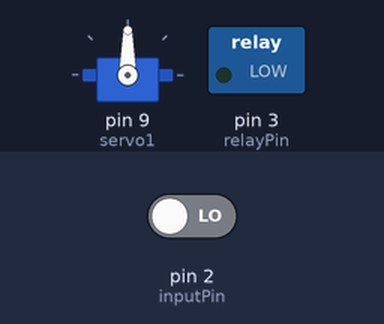
Bench run of a sketch on a simulated Arduino Uno, built with avr-gcc and run on an emulated ATmega328P. On the bench: servo, switched loads named in the sketch (green lamp = pin HIGH). Inputs (shaded band) come from the test bench; at power-on: pin 2 (inputPin) LOW.

Above: at 1.2 s.
1.3 s: pin 2 (inputPin) driven HIGH
At 3.1 s:
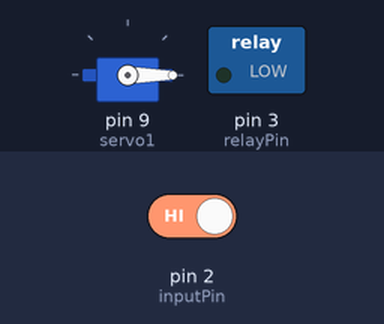
At 4.0 s:
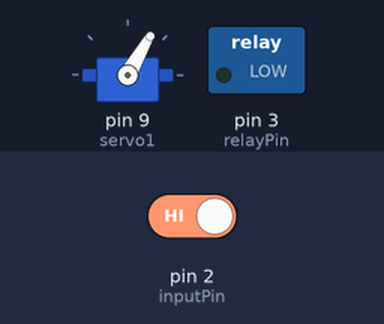
4.3 s: pin 2 (inputPin) driven LOW
At 5.6 s:
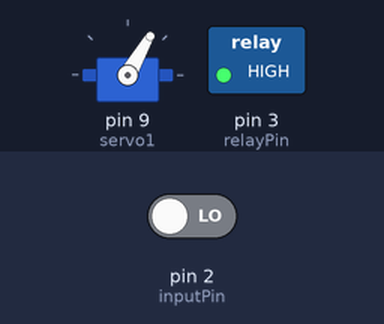
Timing chart, 0 to 7.3 s (numbered marks = the images above; inputs shaded):
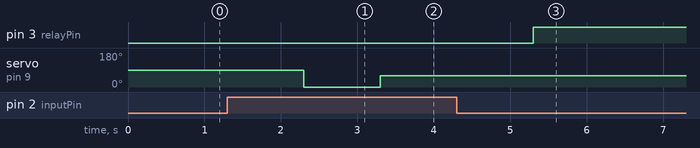

The sketch:

pi_uno_servo_control.ino
```cpp
#include <Servo.h>

Servo servo1;
int inputPin = 2;  // Replace with the actual GPIO pin number connected to the high signal
int relayPin = 3;  // Replace with the actual GPIO pin number connected to the relay signal

void setup() {
  servo1.attach(9);  // Attach servo 1 signal pin to D9
  pinMode(inputPin, INPUT);
  pinMode(relayPin, OUTPUT);
  Serial.begin(9600);
}


void loop() {
  if (digitalRead(inputPin) == HIGH) {
    digitalWrite(relayPin, LOW);  // Turn on the relay
    delay(1000);
    servo1.write(servo1.read() - 110);
    delay(1000);
    servo1.write(servo1.read() + 60);
    delay(2000);
    digitalWrite(relayPin, HIGH);  // Turn off the relay
  delay(300);
  }
}
```

Measured:
- after the input at 1.3 s, servo on pin 9 (servo1): 90° → 0° after 1.0 s, → 60° 1.0 s later
- after the input at 4.3 s, pin 3 (relayPin): goes on until 5.3 s, then stays HIGH; servo on pin 9 (servo1): stops changing and stays 60°
